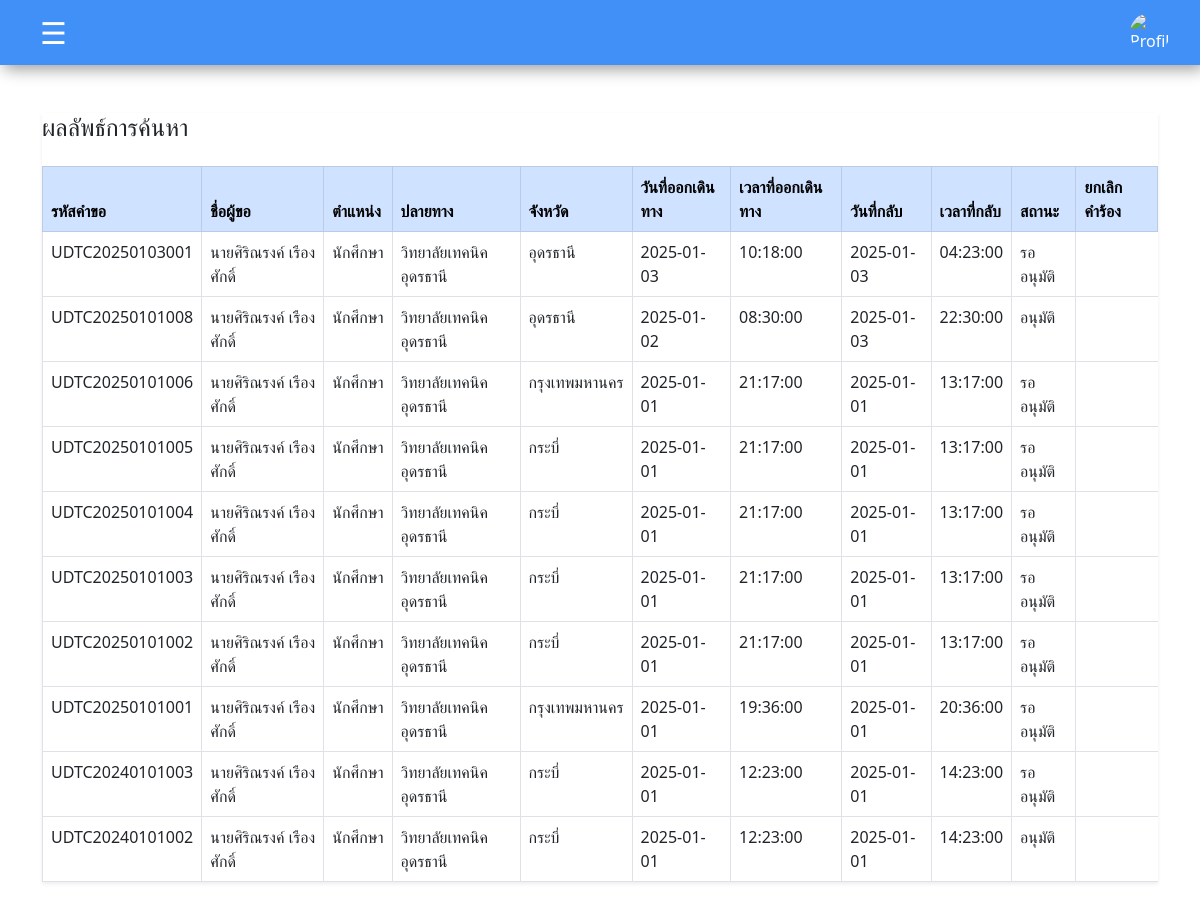
Screenshot of /Project/user/status.php with the database file from the repository.
### tables this page shows
CREATE TABLE `requests` (
  `request_id` varchar(20) NOT NULL,
  `destination` varchar(255) DEFAULT NULL,
  `province` varchar(100) DEFAULT NULL,
  `travel_type` enum('ในจังหวัด','ต่างจังหวัด') DEFAULT NULL,
  `purpose` varchar(255) DEFAULT NULL,
  `departure_date` date DEFAULT NULL,
  `departure_time` time DEFAULT NULL,
  `return_date` date DEFAULT NULL,
  `return_time` time DEFAULT NULL,
  `passengers` int(11) DEFAULT NULL,
  `request_date` datetime DEFAULT NULL,
  `status` enum('รออนุมัติ','อนุมัติ','ปฏิเสธ') DEFAULT 'รออนุมัติ',
  `user_id` varchar(255) DEFAULT NULL
);

CREATE TABLE `users` (
  `user_id` varchar(11) NOT NULL,
  `fullname` varchar(255) NOT NULL,
  `password` varchar(255) NOT NULL,
  `position` varchar(255) NOT NULL,
  `department` varchar(255) NOT NULL,
  `role` enum('admin','user','') NOT NULL,
  `profile_picture` varchar(255) DEFAULT 'default_images_account.jpg',
  `signature` varchar(255) DEFAULT 'default_images_signature.png'
);

### Project/user/status.php (the view, shortened to what this page needs)
<?php
require('header.php');
$sql = "SELECT requests.request_id,
                requests.user_id,
                users.fullname,
                users.position,
                requests.destination,
                requests.province,
                requests.departure_date,
                requests.departure_time,
                requests.return_date,
                requests.return_time,
                requests.status
        FROM requests
        JOIN users ON requests.user_id = users.user_id
        WHERE requests.status = 'รออนุมัติ' OR requests.status = 'อนุมัติ'
        ORDER BY requests.request_id DESC;";
$result = mysqli_query($connect, $sql);
?>
<!DOCTYPE html>
<html lang="en">
<head>
    <link rel="stylesheet" href="https://cdn.jsdelivr.net/npm/bootstrap@5.3.0/dist/css/bootstrap.min.css">
</head>
<body>
    <div class="container mt-5">
        <div class="table-container shadow-sm">
            <h4 class="mb-4">ผลลัพธ์การค้นหา</h4>
            <table class="table table-bordered table-hover">
                <thead class="table-primary">
                    <tr>
                        <th>รหัสคำขอ</th>
                        <th>ชื่อผู้ขอ</th>
                        <th>ตำแหน่ง</th>
                        <th>ปลายทาง</th>
                        <th>จังหวัด</th>
                        <th>วันที่ออกเดินทาง</th>
                        <th>เวลาที่ออกเดินทาง</th>
                        <th>วันที่กลับ</th>
                        <th>เวลาที่กลับ</th>
                        <th>สถานะ</th>
                        <th>ยกเลิกคำร้อง</th>
                    </tr>
                </thead>
                <tbody id="resultTable">
                    <?php
                    if (mysqli_num_rows($result) > 0) {
                        while ($row = mysqli_fetch_assoc($result)) {
                            echo "<tr>";
                            echo "<td>" . $row['request_id'] . "</td>";
                            echo "<td>" . $row['fullname'] . "</td>";
                            echo "<td>" . $row['position'] . "</td>";
                            echo "<td>" . $row['destination'] . "</td>";
                            echo "<td>" . $row['province'] . "</td>";
                            echo "<td>" . $row['departure_date'] . "</td>";
                            echo "<td>" . $row['departure_time'] . "</td>";
                            echo "<td>" . $row['return_date'] . "</td>";
                            echo "<td>" . $row['return_time'] . "</td>";
                            echo "<td>" . $row['status'] . "</td>";
                            echo "</tr>";
                        }
                    } else {
                        echo "<tr><td colspan='9' class='text-center'>ยังไม่มีข้อมูล</td></tr>";
                    }
                    ?>
                </tbody>
            </table>
        </div>
    </div>
</body>
</html>

### Project/user/header.php (shortened to what this page needs)
<?php
$profile_picture = $_SESSION['profile_picture'];
$image_path = "../user_image/" . $profile_picture;
?>
<!DOCTYPE html>
<html lang="en">
<head>
  <link rel="stylesheet" href="../css/bootstrap.css">
</head>
<body>
  <header class="header">
    <button class="toggle-btn" onclick="toggleSidebar()">☰</button>
    <div class="profile-login d-flex align-items-center">
      <div class="user-info">
        <img src="<?php echo $image_path; ?>" alt="Profile Picture" class="profile-pic">
      </div>
    </div>
  </header>
</body>
</html>

### Project/user/header.php (style rules this page uses)
body { font-family: Arial, sans-serif; margin: 0; padding: 0; background-color: #f5f5f5; }
.header { height: 65px; background-color: #4190f7; color: rgb(255, 255, 255); display: flex; justify-content: space-between; align-items: center; padding: 10px 20px; box-shadow: 4px 4px 15px rgba(0, 0, 0, 0.4); }
.toggle-btn { background-color: #4190f7; color: white; border: none; font-size: 30px; cursor: pointer; padding: 10px 20px; border-radius: 5px; transition: all 0.3s ease; }
.profile-pic { width: 40px; height: 40px; border-radius: 50%; margin-right: 10px; }
.user-info { display: flex; align-items: center; }

### rows the page displays
requests: request_id "UDTC20250103001", user.fullname "นายศิริณรงค์ เรืองศักดิ์", user.position "นักศึกษา", destination "วิทยาลัยเทคนิคอุดรธานี", province "อุดรธานี", departure_date "2025-01-03", departure_time "10:18:00", return_date "2025-01-03", return_time "04:23:00", status "รออนุมัติ"
requests: request_id "UDTC20250101008", user.fullname "นายศิริณรงค์ เรืองศักดิ์", user.position "นักศึกษา", destination "วิทยาลัยเทคนิคอุดรธานี", province "อุดรธานี", departure_date "2025-01-02", departure_time "08:30:00", return_date "2025-01-03", return_time "22:30:00", status "อนุมัติ"
requests: request_id "UDTC20250101006", user.fullname "นายศิริณรงค์ เรืองศักดิ์", user.position "นักศึกษา", destination "วิทยาลัยเทคนิคอุดรธานี", province "กรุงเทพมหานคร", departure_date "2025-01-01", departure_time "21:17:00", return_date "2025-01-01", return_time "13:17:00", status "รออนุมัติ"
requests: request_id "UDTC20250101005", user.fullname "นายศิริณรงค์ เรืองศักดิ์", user.position "นักศึกษา", destination "วิทยาลัยเทคนิคอุดรธานี", province "กระบี่", departure_date "2025-01-01", departure_time "21:17:00", return_date "2025-01-01", return_time "13:17:00", status "รออนุมัติ"
requests: request_id "UDTC20250101004", user.fullname "นายศิริณรงค์ เรืองศักดิ์", user.position "นักศึกษา", destination "วิทยาลัยเทคนิคอุดรธานี", province "กระบี่", departure_date "2025-01-01", departure_time "21:17:00", return_date "2025-01-01", return_time "13:17:00", status "รออนุมัติ"
requests: request_id "UDTC20250101003", user.fullname "นายศิริณรงค์ เรืองศักดิ์", user.position "นักศึกษา", destination "วิทยาลัยเทคนิคอุดรธานี", province "กระบี่", departure_date "2025-01-01", departure_time "21:17:00", return_date "2025-01-01", return_time "13:17:00", status "รออนุมัติ"
requests: request_id "UDTC20250101002", user.fullname "นายศิริณรงค์ เรืองศักดิ์", user.position "นักศึกษา", destination "วิทยาลัยเทคนิคอุดรธานี", province "กระบี่", departure_date "2025-01-01", departure_time "21:17:00", return_date "2025-01-01", return_time "13:17:00", status "รออนุมัติ"
requests: request_id "UDTC20250101001", user.fullname "นายศิริณรงค์ เรืองศักดิ์", user.position "นักศึกษา", destination "วิทยาลัยเทคนิคอุดรธานี", province "กรุงเทพมหานคร", departure_date "2025-01-01", departure_time "19:36:00", return_date "2025-01-01", return_time "20:36:00", status "รออนุมัติ"
requests: request_id "UDTC20240101003", user.fullname "นายศิริณรงค์ เรืองศักดิ์", user.position "นักศึกษา", destination "วิทยาลัยเทคนิคอุดรธานี", province "กระบี่", departure_date "2025-01-01", departure_time "12:23:00", return_date "2025-01-01", return_time "14:23:00", status "รออนุมัติ"
requests: request_id "UDTC20240101002", user.fullname "นายศิริณรงค์ เรืองศักดิ์", user.position "นักศึกษา", destination "วิทยาลัยเทคนิคอุดรธานี", province "กระบี่", departure_date "2025-01-01", departure_time "12:23:00", return_date "2025-01-01", return_time "14:23:00", status "อนุมัติ"
